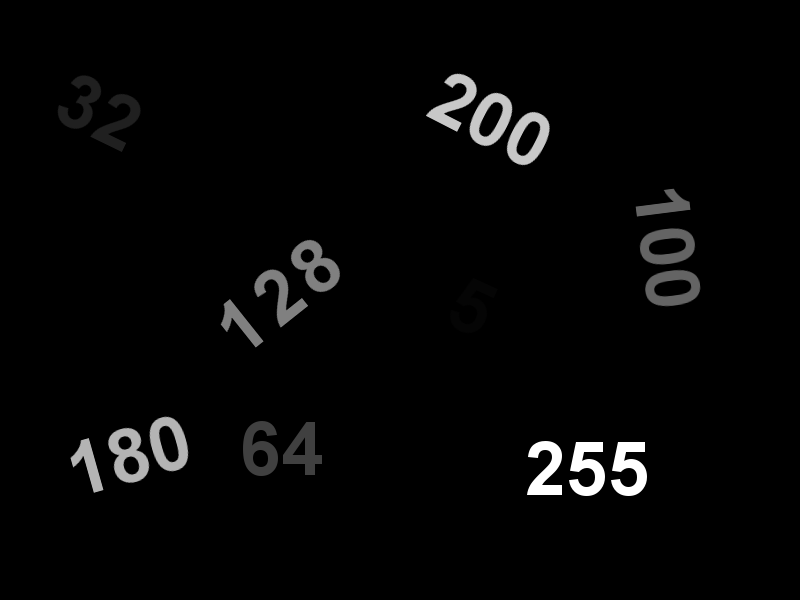
#> input picture 52000630_lab3/threshold.png, 800 x 600 px
$ python lab3_ex3.py
#> lines starting #> are read from the running program, lines starting #| are printed output that depends on the picture; after the words box and inside, x2 and y2 are one past the last pixel; in counts of white or black regions, pixels touching at a corner belong together
import numpy as np
import cv2

kernel = np.ones((5, 5), np.uint8)

image = cv2.imread("threshold.png", cv2.IMREAD_GRAYSCALE)
#> image is the input picture: shape (600, 800); min 0, max 255, mean 6.1

# 3.1 cau a
thresh = 170
maxValue = 255

th, output1 = cv2.threshold(image, thresh, maxValue, cv2.THRESH_BINARY_INV)
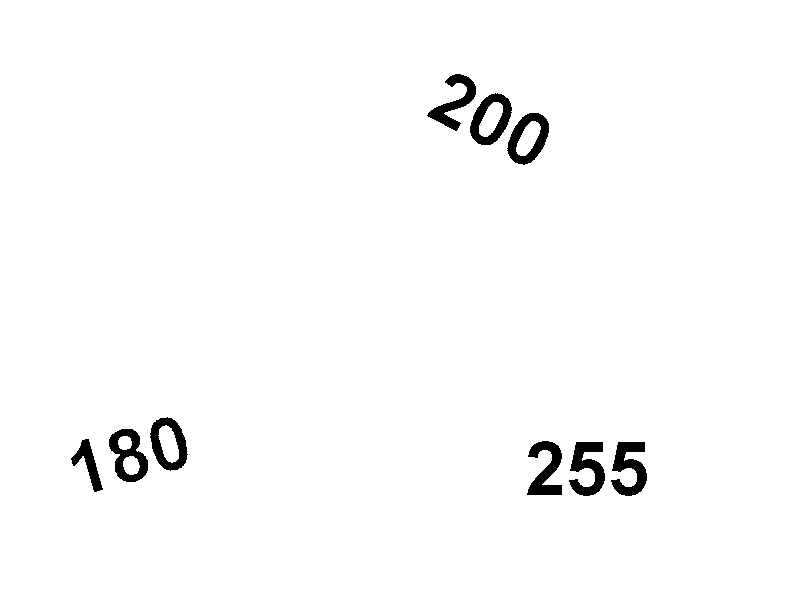
#> output1: shape (600, 800); 98.2% white; 9 black regions, largest, box (x1, y1, x2, y2) and area: (569, 442, 605, 496) 1094, (611, 442, 647, 496) 1094, (109, 429, 148, 482) 1043
#> th = 170
output1 = cv2.morphologyEx(output1, cv2.MORPH_CLOSE, kernel)
#> output1: shape (600, 800); 98.2% white; 9 black regions, largest, box (x1, y1, x2, y2) and area: (570, 442, 605, 496) 1084, (612, 442, 647, 496) 1084, (109, 429, 148, 482) 1042
cv2.imwrite("image_03_01.png", output1)
cv2.imshow("image_03_02.png", output1)

# 3.1 cau b
thresh = 170
maxValue = 255

th, output2 = cv2.threshold(image, thresh, maxValue, cv2.THRESH_TOZERO_INV)
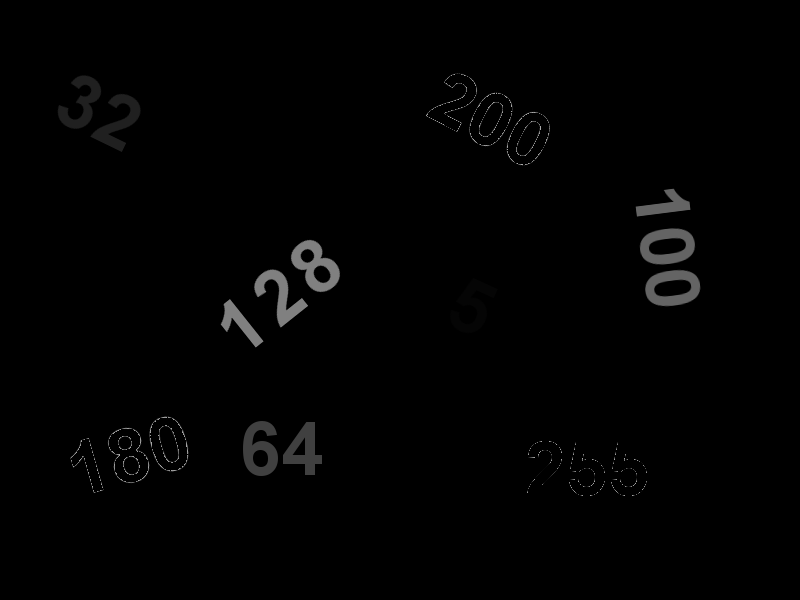
#> output2: shape (600, 800); min 0, max 170, mean 2.2
output2 = cv2.morphologyEx(output2, cv2.MORPH_OPEN, kernel)
thresh = 0
maxValue = 255
th, output2 = cv2.threshold(output2, thresh, maxValue, cv2.THRESH_BINARY)
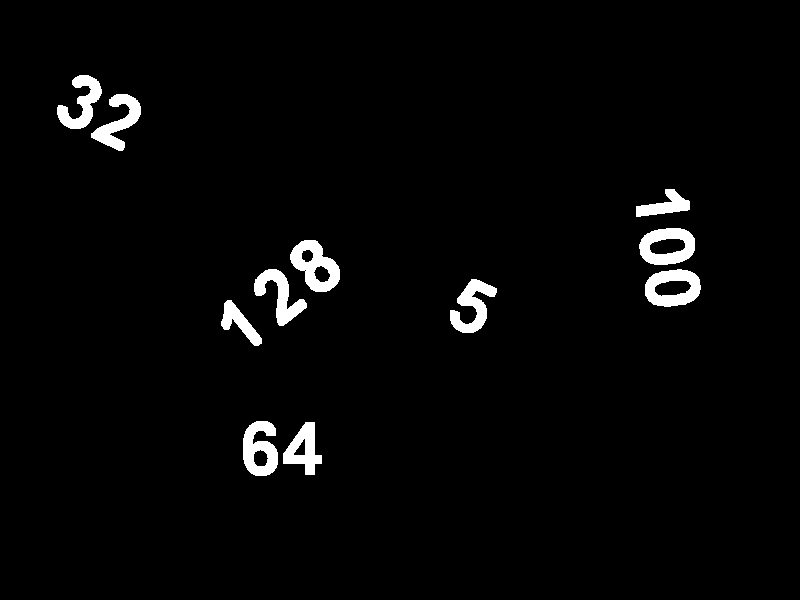
#> output2: shape (600, 800); 2.6% white; 11 white regions, largest, box (x1, y1, x2, y2) and area: (290, 240, 340, 292) 1397, (645, 269, 701, 307) 1304, (639, 228, 695, 265) 1288
#> th = 0
#> (the run stopped early here; a loop or call above may not have finished)
